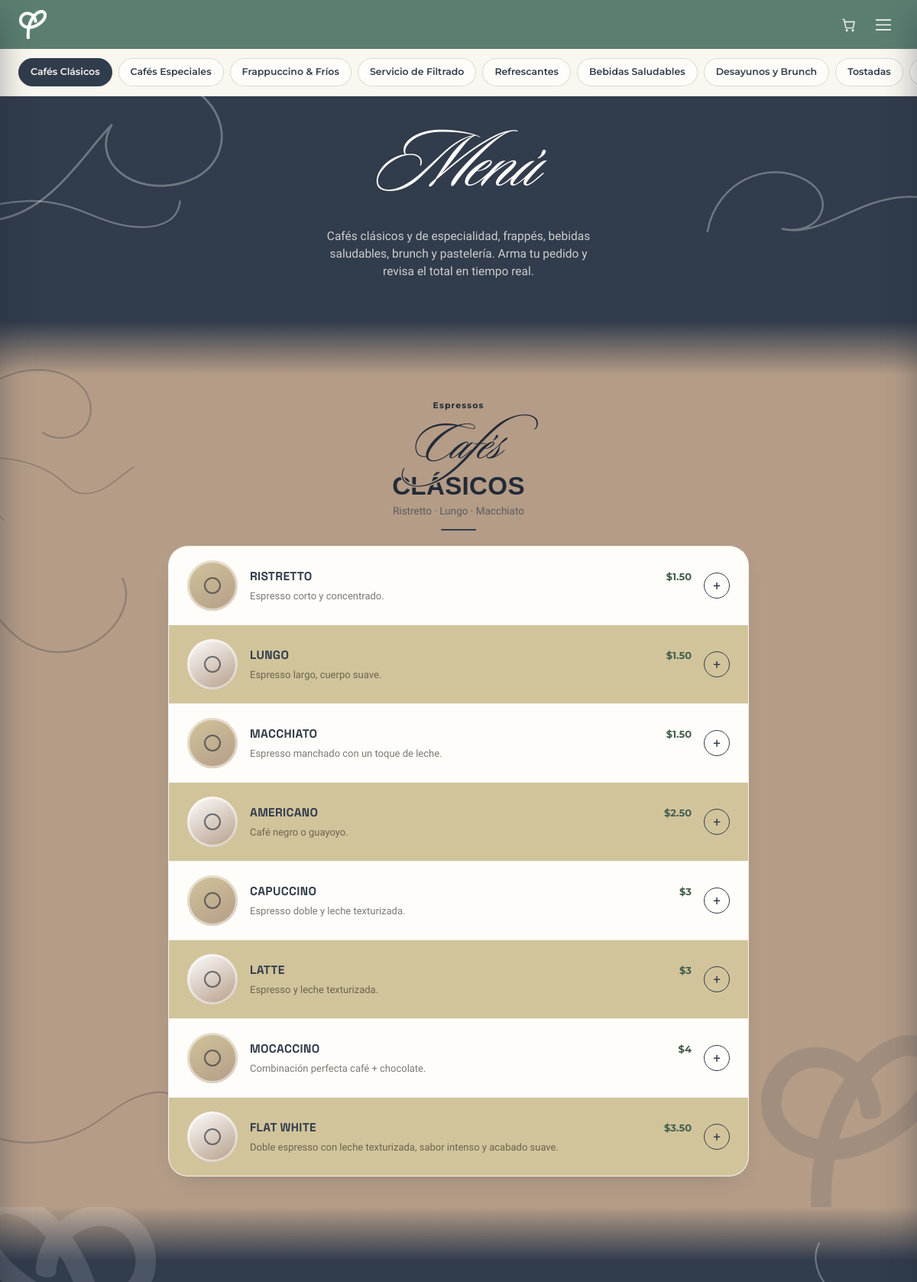
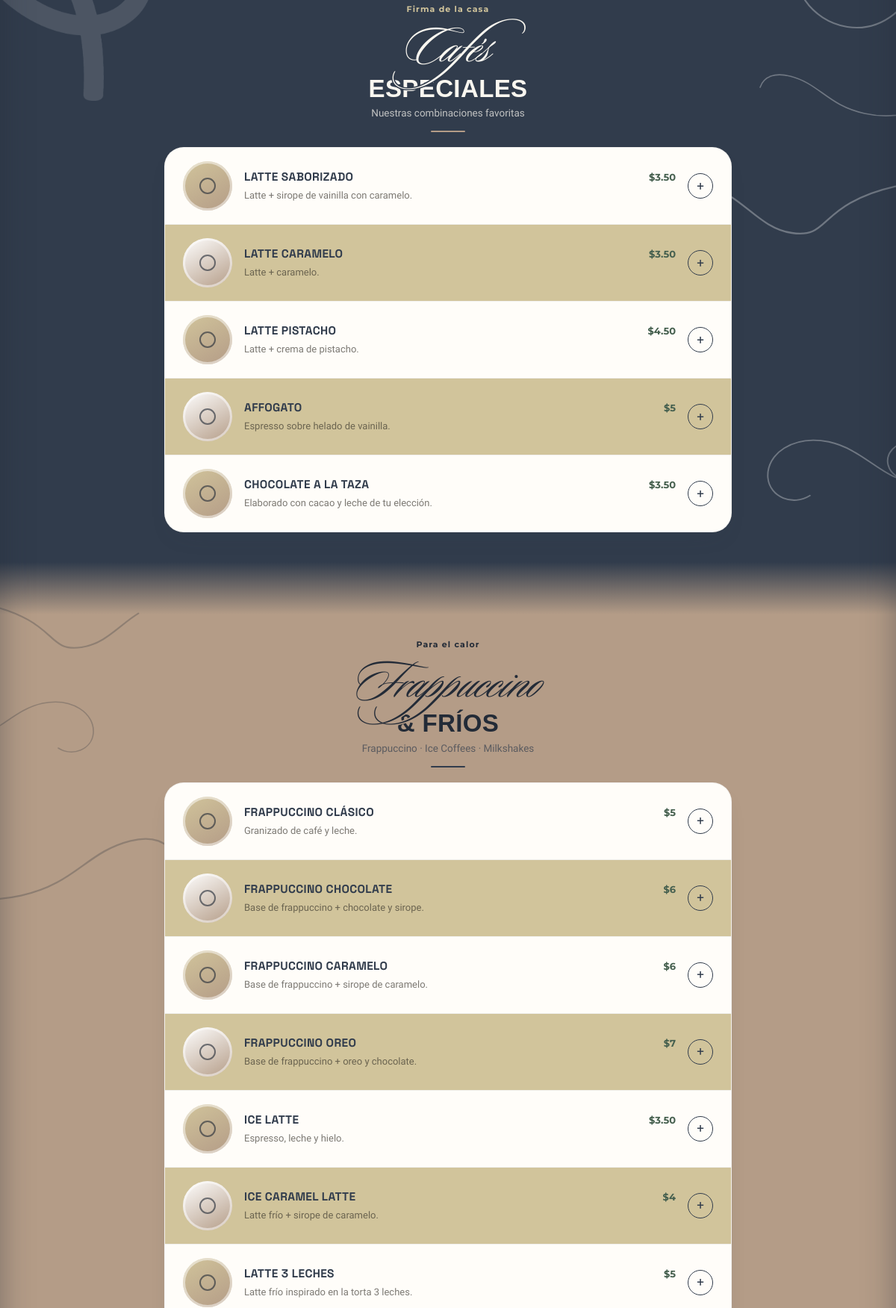
Page /menu/index.php (upper part) on the committed database (2 pictures, top to bottom).
### tables this page shows
CREATE TABLE IF NOT EXISTS categorias (
  id VARCHAR(60) NOT NULL PRIMARY KEY,
  nombre VARCHAR(120) NOT NULL,
  kicker VARCHAR(120) NOT NULL DEFAULT '',
  tagline VARCHAR(160) NOT NULL DEFAULT '',
  tema ENUM('navy','sage','taupe','coral','gold') NOT NULL DEFAULT 'navy',
  orden INT NOT NULL DEFAULT 0
);

CREATE TABLE IF NOT EXISTS productos (
  id VARCHAR(80) NOT NULL PRIMARY KEY,
  categoria_id VARCHAR(60) NOT NULL,
  nombre VARCHAR(150) NOT NULL,
  descripcion TEXT NULL,
  precio DECIMAL(8,2) NULL,
  nota VARCHAR(120) NULL,
  imagen VARCHAR(255) NULL,
  destacado TINYINT(1) NOT NULL DEFAULT 0,
  orden INT NOT NULL DEFAULT 0,
  CONSTRAINT fk_productos_categoria FOREIGN KEY (categoria_id) REFERENCES categorias(id) ON DELETE RESTRICT ON UPDATE CASCADE
);

### includes/data.php (called while the page is built, shortened)
<?php
require_once __DIR__ . '/helpers.php';
function get_descuentos_activos(): array
{
    $pdo = get_pdo();
    return $pdo->query('SELECT * FROM descuentos WHERE activo = 1')->fetchAll();
}
function descuento_para_producto(array $p, array $descuentos): ?array
{
    $mejor = null;
    return $mejor;
}
function get_categorias(): array
{
    $pdo = get_pdo();
    return $pdo->query('SELECT id, nombre, kicker, tagline, tema FROM categorias ORDER BY orden ASC, nombre ASC')->fetchAll();
}
function get_productos(): array
{
    $pdo = get_pdo();
    $rows = $pdo->query('SELECT id, categoria_id, nombre, descripcion, precio, nota, imagen, destacado FROM productos ORDER BY orden ASC, nombre ASC')->fetchAll();
    $descuentos = get_descuentos_activos();
    return array_map(function ($p) use ($descuentos) {
        $p['precio'] = $p['precio'] !== null ? (float) $p['precio'] : null;
        $p['destacado'] = (bool) $p['destacado'];
        if ($p['precio'] !== null) {
            $d = descuento_para_producto($p, $descuentos);
            if ($d) {
                $original = $p['precio'];
                $nuevo = $d['tipo'] === 'porcentaje'
                    ? $original * (1 - ((float) $d['valor'] / 100))
                    : max(0, $original - (float) $d['valor']);
                $p['precio_original'] = $original;
                $p['precio'] = round($nuevo, 2);
                $p['descuento_label'] = $d['tipo'] === 'porcentaje'
                    ? '-' . rtrim(rtrim(number_format((float) $d['valor'], 1), '0'), '.') . '%'
                    : '-' . fmt_precio((float) $d['valor']);
            }
        }
        return $p;
    }, $rows);
}
$categorias = get_categorias();
$productos = get_productos();

### menu/index.php (the view, shortened to what this page needs)
<?php
require_once __DIR__ . '/../includes/data.php';
require_once __DIR__ . '/../includes/helpers.php';
?>
<!DOCTYPE html>
<html lang="es">
<head>
<link rel="stylesheet" href="styles.css" />
</head>
<body>
  <header class="site-header">
    <div class="brand">
      <img class="brand-icon" src="../assets/icono.png" alt="Tida" />
    </div>
    <div class="header-actions">
      <button class="cart-toggle" id="cart-toggle" aria-label="Abrir carrito" aria-expanded="false">
        <svg viewBox="0 0 24 24" fill="none" stroke="currentColor" stroke-width="1.8" stroke-linecap="round" stroke-linejoin="round">
          <circle cx="9" cy="21" r="1"></circle>
          <circle cx="19" cy="21" r="1"></circle>
          <path d="M2.5 3h2l2.6 12.6a2 2 0 0 0 2 1.6h8.8a2 2 0 0 0 2-1.6L21.5 7H6"></path>
        </svg>
      </button>
      <button class="hamburger" id="nav-toggle" aria-label="Ver categorías" aria-expanded="false">
        <svg viewBox="0 0 22 16" fill="none" stroke="currentColor" stroke-width="1.8" stroke-linecap="round">
          <path d="M0 1h22M0 8h22M0 15h22"></path>
        </svg>
      </button>
    </div>
  </header>
  <nav class="category-nav" id="category-nav" aria-label="Categorías del menú">
    <?php foreach ($categorias as $i => $cat): ?>
      <button class="nav-pill<?= $i === 0 ? ' is-active' : '' ?>" data-target="<?= htmlspecialchars($cat['id']) ?>"><?= htmlspecialchars($cat['nombre']) ?></button>
    <?php endforeach; ?>
  </nav>
  <section class="hero">
    <div class="hero-flourish flourish-pos-c" aria-hidden="true"><svg viewBox="0 0 600 300" xmlns="http://www.w3.org/2000/svg"><path d="M20,190 C20,110 95,55 165,80 C220,100 205,165 140,165 C205,168 250,95 330,78 C410,62 470,105 466,158 C462,202 410,222 372,198"/></svg></div>
    <div class="hero-flourish flourish-pos-a" aria-hidden="true"><svg viewBox="0 0 600 300" xmlns="http://www.w3.org/2000/svg"><path d="M480,50 C525,95 512,168 438,180 C360,192 305,132 342,82 C298,118 242,196 165,205 C95,213 40,178 34,126"/></svg></div>
    <div class="hero-flourish flourish-pos-d" aria-hidden="true"><svg viewBox="0 0 600 300" xmlns="http://www.w3.org/2000/svg"><path d="M60,60 C140,40 200,90 170,140 C145,182 80,180 70,140 C130,190 210,220 300,200 C400,178 420,120 500,100 C540,90 570,100 580,130"/></svg></div>
    <div class="hero-inner">
      <p class="hero-script">Menú</p>
      <p class="hero-desc">Cafés clásicos y de especialidad, frappés, bebidas saludables, brunch y pastelería. Arma tu pedido y revisa el total en tiempo real.</p>
    </div>
  </section>
  <main class="menu-sections" id="menu-sections">
    <?php foreach ($categorias as $idx => $cat):
        $prevTema = $idx > 0 ? $categorias[$idx - 1]['tema'] : 'navy';
        $prevColor = tema_color($prevTema);
        $curColor = tema_color($cat['tema']);
        $items = productos_de_categoria($productos, $cat['id']);
    ?>
    <section class="category theme-<?= htmlspecialchars($cat['tema']) ?>" id="<?= htmlspecialchars($cat['id']) ?>">
      <?php if ($prevColor !== $curColor): ?>
        <div class="category-fade" style="background:linear-gradient(to bottom, <?= $prevColor ?>, transparent);"></div>
      <?php endif; ?>
      <?= category_watermark_html($idx) ?>
      <?= category_flourishes_html($idx) ?>
      <header class="category-head">
        <p class="category-kicker"><?= htmlspecialchars($cat['kicker']) ?></p>
        <h2 class="category-title"><?= categoria_titulo_html($cat['nombre']) ?></h2>
        <p class="category-tagline"><?= htmlspecialchars($cat['tagline']) ?></p>
        <div class="category-rule"></div>
      </header>
      <div class="row-list">
        <?php foreach ($items as $item): $sinPrecio = $item['precio'] === null; ?>
        <div class="row-group">
        <article class="product-row" data-id="<?= htmlspecialchars($item['id']) ?>">
          <div class="row-media" aria-hidden="true"><?= producto_media_html($item, $cat['id'], '../') ?></div>
          <div class="row-body">
            <div class="row-heading">
              <h3><?= htmlspecialchars($item['nombre']) ?></h3>
              <span class="row-price"><?= precio_html($item) ?></span>
            </div>
            <p class="row-desc"><?= htmlspecialchars($item['descripcion']) ?></p>
          </div>
          <button
            class="row-add"
            data-id="<?= htmlspecialchars($item['id']) ?>"
            data-name="<?= htmlspecialchars($item['nombre']) ?>"
            data-price="<?= $sinPrecio ? '' : $item['precio'] ?>"
            data-category="<?= htmlspecialchars($cat['nombre']) ?>"
            aria-label="Agregar <?= htmlspecialchars($item['nombre']) ?>"
            <?= $sinPrecio ? 'disabled' : '' ?>
          >
            <span class="add-btn-icon">+</span>
          </button>
        </article>
        </div>
        <?php endforeach; ?>
      </div>
    </section>
    <?php endforeach; ?>
  </main>
</body>
</html>

### includes/helpers.php (shortened to what this page needs)
<?php
function categoria_icono_svg(string $catId): string
{
    return $iconos[$catId] ?? '<svg viewBox="0 0 24 24" fill="none" stroke-width="1.6" stroke-linecap="round" stroke-linejoin="round"><circle cx="12" cy="12" r="8"/></svg>';
}
function fmt_precio(?float $n): string
{
    $s = number_format($n, 2, '.', '');
    return '$' . preg_replace('/\.00$/', '', $s);
}
function categoria_titulo_html(string $nombre): string
{
    $spacePos = strpos($nombre, ' ');
    if ($spacePos === false) {
        return '<span class="category-title-script">' . htmlspecialchars($nombre) . '</span>';
    }
    $first = substr($nombre, 0, $spacePos);
    $rest = substr($nombre, $spacePos + 1);
    return '<span class="category-title-script">' . htmlspecialchars($first) . '</span>'
         . '<span class="category-title-bold">' . htmlspecialchars($rest) . '</span>';
}
function tema_color(string $tema): string
{
    $colores = [
        'navy'  => '#313c4c',
        'sage'  => '#5a7f71',
        'taupe' => '#b49c87',
        'coral' => '#d1c49b',
        'gold'  => '#97806c',
    ];
    return $colores[$tema] ?? '#313c4c';
}
function flourish_paths(): array
{
    return [
        'M20,190 C20,110 95,55 165,80 C220,100 205,165 140,165 C205,168 250,95 330,78 C410,62 470,105 466,158 C462,202 410,222 372,198',
        'M20,126 C26,178 80,213 150,205 C227,196 187,118 232,82 C264,132 308,192 386,180 C460,168 505,95 480,50',
        'M15,110 C110,45 250,42 345,95 C400,126 398,158 452,150 C500,143 528,105 566,82 M120,220 C160,196 200,196 226,220',
        'M60,60 C140,40 200,90 170,140 C145,182 80,180 70,140 C130,190 210,220 300,200 C400,178 420,120 500,100 C540,90 570,100 580,130',
    ];
}
function flourish_svg(int $variant): string
{
    $paths = flourish_paths();
    $d = $paths[$variant % count($paths)];
    return '<svg viewBox="0 0 600 300" xmlns="http://www.w3.org/2000/svg"><path d="' . $d . '"/></svg>';
}
function flourish_side(int $idx): string
{
    return $idx % 2 === 0 ? 'left' : 'right';
}
function category_flourishes_html(int $idx): string
{
    $side = flourish_side($idx);
    return
        '<div class="category-flourish flourish-head-1 side-' . $side . '" aria-hidden="true">' . flourish_svg($idx) . '</div>' .
        '<div class="category-flourish flourish-head-2 side-' . $side . '" aria-hidden="true">' . flourish_svg($idx + 2) . '</div>' .
        '<div class="category-flourish flourish-body-1 side-' . $side . '" aria-hidden="true">' . flourish_svg($idx + 1) . '</div>' .
        '<div class="category-flourish flourish-body-2 side-' . $side . '" aria-hidden="true">' . flourish_svg($idx + 3) . '</div>';
}
function category_watermark_html(int $idx): string
{
    $side = flourish_side($idx) === 'left' ? 'right' : 'left';
    return '<img class="category-watermark wm-' . $side . '" src="../assets/icono-navy.png" alt="" aria-hidden="true" />';
}
function productos_de_categoria(array $productos, string $categoriaId): array
{
    return array_values(array_filter($productos, fn($p) => $p['categoria_id'] === $categoriaId));
}
function producto_media_html(array $producto, string $catId, string $prefix = ''): string
{
    return categoria_icono_svg($catId);
}
function precio_html(array $producto): string
{
    return fmt_precio($producto['precio']);
}

### assets/css/tokens.css (style rules this page uses)
:root { --taupe: #b49c87; --tan: #d1c49b; --sage: #5a7f71; --navy: #313c4c; --sage-deep: #46604f; --navy-deep: #232b37; --taupe-deep: #97806c; --cream: #faf7f0; --paper: #fffdf9; --ink: #2c2822; --font-display: 'Space Grotesk', sans-serif; --font-script: 'Sloop Script', cursive; --font-agrandir: 'Agrandir', sans-serif; --font-body: 'HK Grotesk', 'Work Sans', sans-serif; --font-label: 'Montserrat', 'Work Sans', sans-serif; --radius-lg: 26px; --radius-md: 14px; --shadow-soft: 0 14px 34px -22px rgba(49, 60, 76, 0.4); --ease: cubic-bezier(0.22, 1, 0.36, 1); }
* { box-sizing: border-box; }
html { scroll-behavior: smooth; overflow-x: hidden; }
body { margin: 0; background: var(--cream); color: var(--ink); font-family: var(--font-body); font-size: 16px; line-height: 1.5; -webkit-font-smoothing: antialiased; }
img, svg { display: block; max-width: 100%; }
button { font: inherit; cursor: pointer; border: none; background: none; color: inherit; }
h1, h2, h3, p { margin: 0; }

### rows in the picture
categorias: nombre "Cafés Clásicos", kicker "Espressos", nombre "Cafés", nombre "CLÁSICOS", tagline "Ristretto · Lungo · Macchiato"
categorias: nombre "Cafés Especiales", kicker "Firma de la casa", nombre "Cafés", nombre "ESPECIALES", tagline "Nuestras combinaciones favoritas"
categorias: nombre "Frappuccino & Fríos", kicker "Para el calor", nombre "Frappuccino", nombre "& FRÍOS", tagline "Frappuccino · Ice Coffees · Milkshakes"
categorias: nombre "Servicio de Filtrado"
categorias: nombre "Refrescantes"
categorias: nombre "Bebidas Saludables"
categorias: nombre "Desayunos y Brunch"
categorias: nombre "Tostadas"
productos: nombre "RISTRETTO", precio "$1.50", descripcion "Espresso corto y concentrado."
productos: nombre "LUNGO", precio "$1.50", descripcion "Espresso largo, cuerpo suave."
productos: nombre "MACCHIATO", precio "$1.50", descripcion "Espresso manchado con un toque de leche."
productos: nombre "AMERICANO", precio "$2.50", descripcion "Café negro o guayoyo."
productos: nombre "CAPUCCINO", precio "$3", descripcion "Espresso doble y leche texturizada."
productos: nombre "LATTE", precio "$3", descripcion "Espresso y leche texturizada."
productos: nombre "MOCACCINO", precio "$4", descripcion "Combinación perfecta café + chocolate."
productos: nombre "FLAT WHITE", precio "$3.50", descripcion "Doble espresso con leche texturizada, sabor intenso y acabado suave."
productos: nombre "LATTE SABORIZADO", precio "$3.50", descripcion "Latte + sirope de vainilla con caramelo."
productos: nombre "LATTE CARAMELO", precio "$3.50", descripcion "Latte + caramelo."
productos: nombre "LATTE PISTACHO", precio "$4.50", descripcion "Latte + crema de pistacho."
productos: nombre "AFFOGATO", precio "$5", descripcion "Espresso sobre helado de vainilla."
productos: nombre "CHOCOLATE A LA TAZA", precio "$3.50", descripcion "Elaborado con cacao y leche de tu elección."
productos: nombre "FRAPPUCCINO CLÁSICO", precio "$5", descripcion "Granizado de café y leche."
productos: nombre "FRAPPUCCINO CHOCOLATE", precio "$6", descripcion "Base de frappuccino + chocolate y sirope."
productos: nombre "FRAPPUCCINO CARAMELO", precio "$6", descripcion "Base de frappuccino + sirope de caramelo."
productos: nombre "FRAPPUCCINO OREO", precio "$7", descripcion "Base de frappuccino + oreo y chocolate."
productos: nombre "ICE LATTE", precio "$3.50", descripcion "Espresso, leche y hielo."
productos: nombre "ICE CARAMEL LATTE", precio "$4", descripcion "Latte frío + sirope de caramelo."
productos: nombre "LATTE 3 LECHES", precio "$5", descripcion "Latte frío inspirado en la torta 3 leches."
